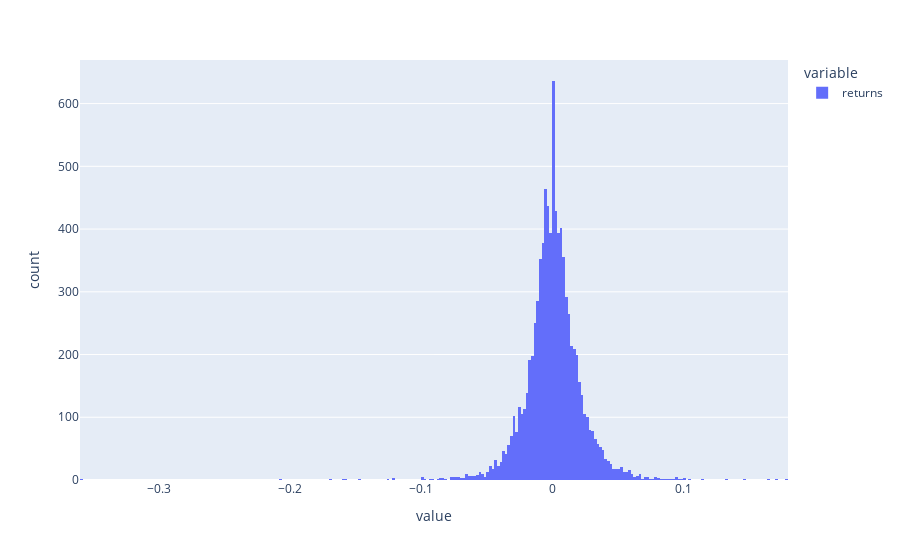

Notebook source saved alongside this figure:
### Code cell
returns.plot.hist()

### Figure 1 — Plotly figure (JSON) as saved in the notebook; plotly's stock layout.template omitted (floating-point values rounded to 4 significant figures; data arrays with more than 128 entries replaced by an {"elided": "..."} marker saying what was removed)
{"data": [{"alignmentgroup": "True", "bingroup": "x", "hovertemplate": "variable=returns<br>value=%{x}<br>count=%{y}<extra></extra>", "legendgroup": "returns", "marker": {"color": "#636efa", "pattern": {"shape": ""}}, "name": "returns", "offsetgroup": "returns", "orientation": "v", "showlegend": true, "type": "histogram", "x": {"elided": "8622 float values"}, "xaxis": "x", "yaxis": "y"}], "layout": {"autosize": true, "barmode": "relative", "legend": {"title": {"text": "variable"}, "tracegroupgap": 0}, "margin": {"t": 60}, "xaxis": {"anchor": "y", "autorange": true, "domain": [0, 1], "range": [-0.36, 0.18], "title": {"text": "value"}, "type": "linear"}, "yaxis": {"anchor": "x", "autorange": true, "domain": [0, 1], "range": [0, 669.5], "title": {"text": "count"}}}}
